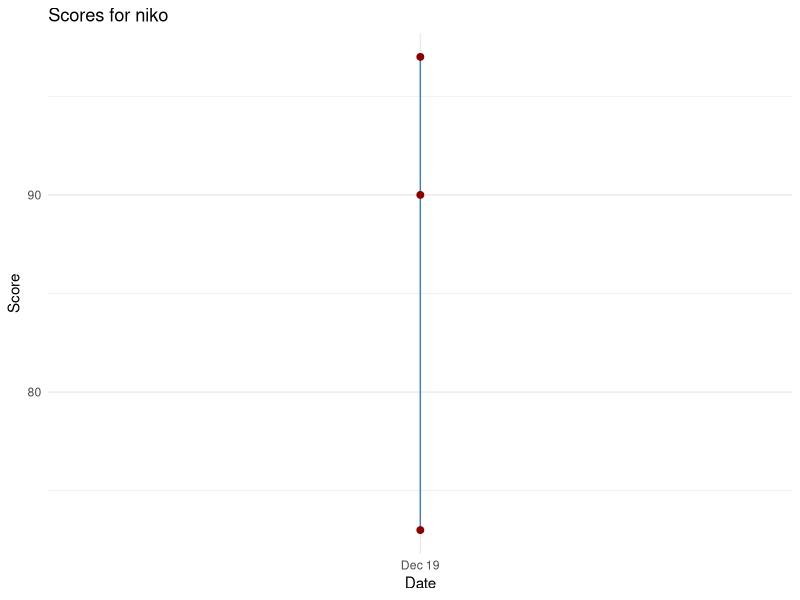

R code for this plot:
## ---- chunk 1
#| include: false
library(tidyverse)

# Load dataset
scores <- read_csv(file.path("..", "data", "scores.csv"))
player_name <- "niko"
player_scores <- scores %>% filter(player == player_name) %>% arrange(date)
## ---- chunk 2
#| echo: false
tibble(
    Total_Sessions = nrow(player_scores),
    Average_Score = mean(player_scores$score),
    Highest_Score = max(player_scores$score),
    Lowest_Score = min(player_scores$score)
  )
## ---- chunk 3
#| echo: false

ggplot(player_scores, aes(x = date, y = score)) +
    geom_line(group = 1, color = "steelblue") +
    geom_point(color = "darkred", size = 2) +
    labs(title = paste("Scores for", player_name),
         x = "Date", y = "Score") +
    theme_minimal()
